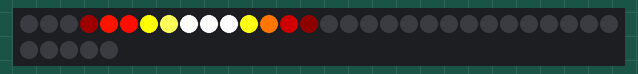
Simulated run of this sketch. Board: ATtiny85, built with avr-gcc and run on an emulated ATtiny85. Parts: 35 RGB LEDs in strip order, left to right, continuing on the next row. Wiring (inferred from the names in the program): WS2812 LEDs: data PB0. Random numbers use the default seed unless the sketch sets one.

Above: at 0.47 s.
At 5.08 s:
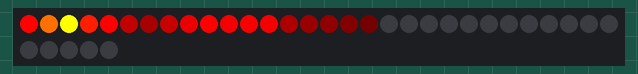
At 10.29 s:
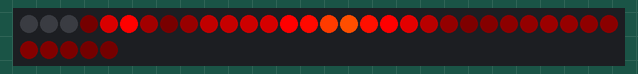
At 20.16 s:
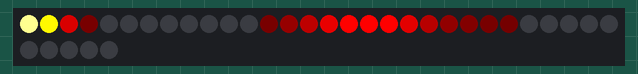
At 29.07 s:
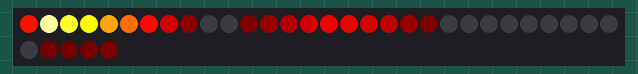
At 39.83 s:
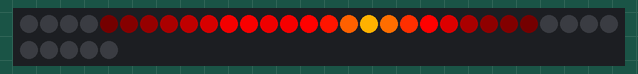

The sketch:

other_helmet.ino
```cpp
#include <AdafruitNeoPixel.h>
#include <avr/power.h>

#define N_HORNS 1
#define N_LEDS 35 // Per horn
#define PIN     0
AdafruitNeoPixel pixels = AdafruitNeoPixel(N_HORNS * N_LEDS, PIN);


//      /\  ->   Fire-like effect is the sum of multiple triangle
// ____/  \____  waves in motion, with a 'warm' color map applied.
#define N_WAVES 6     // Number of simultaneous waves (per horn)
// Coordinate space for waves is 16x the pixel spacing,
// allowing fixed-point math to be used instead of floats.
struct {
  int16_t  lower;     // Lower bound of wave
  int16_t  upper;     // Upper bound of wave
  int16_t  mid;       // Midpoint (peak) ((lower+upper)/2)
  uint8_t  vlower;    // Velocity of lower bound
  uint8_t  vupper;    // Velocity of upper bound
  uint16_t intensity; // Brightness at peak
} wave[N_HORNS][N_WAVES];
long fade; // Decreases brightness as wave moves

// Gamma correction improves appearance of midrange colors
extern const uint8_t gamma[] PROGMEM = {
    0,  0,  0,  0,  0,  0,  0,  0,  0,  0,  0,  0,  0,  0,  0,  0,
    0,  0,  0,  0,  0,  0,  0,  0,  0,  0,  0,  0,  1,  1,  1,  1,
    1,  1,  1,  1,  1,  1,  1,  1,  1,  2,  2,  2,  2,  2,  2,  2,
    2,  3,  3,  3,  3,  3,  3,  3,  4,  4,  4,  4,  4,  5,  5,  5,
    5,  6,  6,  6,  6,  7,  7,  7,  7,  8,  8,  8,  9,  9,  9, 10,
   10, 10, 11, 11, 11, 12, 12, 13, 13, 13, 14, 14, 15, 15, 16, 16,
   17, 17, 18, 18, 19, 19, 20, 20, 21, 21, 22, 22, 23, 24, 24, 25,
   25, 26, 27, 27, 28, 29, 29, 30, 31, 32, 32, 33, 34, 35, 35, 36,
   37, 38, 39, 39, 40, 41, 42, 43, 44, 45, 46, 47, 48, 49, 50, 50,
   51, 52, 54, 55, 56, 57, 58, 59, 60, 61, 62, 63, 64, 66, 67, 68,
   69, 70, 72, 73, 74, 75, 77, 78, 79, 81, 82, 83, 85, 86, 87, 89,
   90, 92, 93, 95, 96, 98, 99,101,102,104,105,107,109,110,112,114,
  115,117,119,120,122,124,126,127,129,131,133,135,137,138,140,142,
  144,146,148,150,152,154,156,158,160,162,164,167,169,171,173,175,
  177,180,182,184,186,189,191,193,196,198,200,203,205,208,210,213,
  215,218,220,223,225,228,231,233,236,239,241,244,247,249,252,255 };

static void random_wave(uint8_t h,uint8_t w) {          // Randomize one wave struct
  wave[h][w].upper     = -1;                            // Always start just below head of strip
  wave[h][w].lower     = -16 * (3 + random(4));         // Lower end starts ~3-7 pixels back
  wave[h][w].mid       = (wave[h][w].lower + wave[h][w].upper) / 2;
  wave[h][w].vlower    = 3 + random(4);                 // Lower end moves at ~1/8 to 1/4 pixel/frame
  wave[h][w].vupper    = wave[h][w].vlower + random(4); // Upper end moves a bit faster, spreading wave
  wave[h][w].intensity = 300 + random(600);
}

void setup() {
  uint8_t h, w;

  randomSeed(analogRead(1));
  pixels.begin();
  for(h=0; h<N_HORNS; h++) {
    for(w=0; w<N_WAVES; w++) random_wave(h, w);
  }
  fade = 234 + N_LEDS / 2;
  if(fade > 255) fade = 255;

  // A ~100 Hz timer interrupt on Timer/Counter1 makes everything run
  // at regular intervals, regardless of current amount of motion.
#if F_CPU == 16000000L
  clock_prescale_set(clock_div_1);
  TCCR1  = _BV(PWM1A) | _BV(CS13) | _BV(CS11) | _BV(CS10); // 1:1024 prescale
  OCR1C  = F_CPU / 1024 / 100 - 1;
#else
  TCCR1  = _BV(PWM1A) | _BV(CS13) | _BV(CS11); // 1:512 prescale
  OCR1C  = F_CPU / 512 / 100 - 1;
#endif
  GTCCR  = 0;          // No PWM out
  TIMSK |= _BV(TOIE1); // Enable overflow interrupt
}

void loop() { } // Not used -- everything's in interrupt below

ISR(TIMER1_OVF_vect) {
  uint8_t  h, w, i, r, g, b;
  int16_t  x;
  uint16_t sum;

  for(h=0; h<N_HORNS; h++) {              // For each horn...
    for(x=7, i=0; i<N_LEDS; i++, x+=16) { // For each LED along horn...
      for(sum=w=0; w<N_WAVES; w++) {      // For each wave of horn...
        if((x < wave[h][w].lower) || (x > wave[h][w].upper)) continue; // Out of range
        if(x <= wave[h][w].mid) { // Lower half of wave (ramping up to peak brightness)
          sum += wave[h][w].intensity * (x - wave[h][w].lower) / (wave[h][w].mid - wave[h][w].lower);
        } else {               // Upper half of wave (ramping down from peak)
          sum += wave[h][w].intensity * (wave[h][w].upper - x) / (wave[h][w].upper - wave[h][w].mid);
        }
      }
      // Now the magnitude (sum) is remapped to color for the LEDs.
      // A blackbody palette is used - fades white-yellow-red-black.
      if(sum < 255) {        // 0-254 = black to red-1
        r = pgm_read_byte(&gamma[sum]);
        g = b = 0;
      } else if(sum < 510) { // 255-509 = red to yellow-1
        r = 255;
        g = pgm_read_byte(&gamma[sum - 255]);
        b = 0;
      } else if(sum < 765) { // 510-764 = yellow to white-1
        r = g = 255;
        b = pgm_read_byte(&gamma[sum - 510]);
      } else {               // 765+ = white
        r = g = b = 255;
      }
      pixels.setPixelColor(h * N_LEDS + i, r, g, b);
    }

    for(w=0; w<N_WAVES; w++) { // Update wave positions for each horn
      wave[h][w].lower += wave[h][w].vlower;  // Advance lower position
      if(wave[h][w].lower >= (N_LEDS * 16)) { // Off end of strip?
        random_wave(h, w);                    // Yes, 'reboot' wave
      } else {                                // No, adjust other values...
        wave[h][w].upper    +=  wave[h][w].vupper;
        wave[h][w].mid       = (wave[h][w].lower + wave[h][w].upper) / 2;
        wave[h][w].intensity = (wave[h][w].intensity * fade) / 256; // Dimmer
      }
    }
  }
  pixels.show();
}
```
